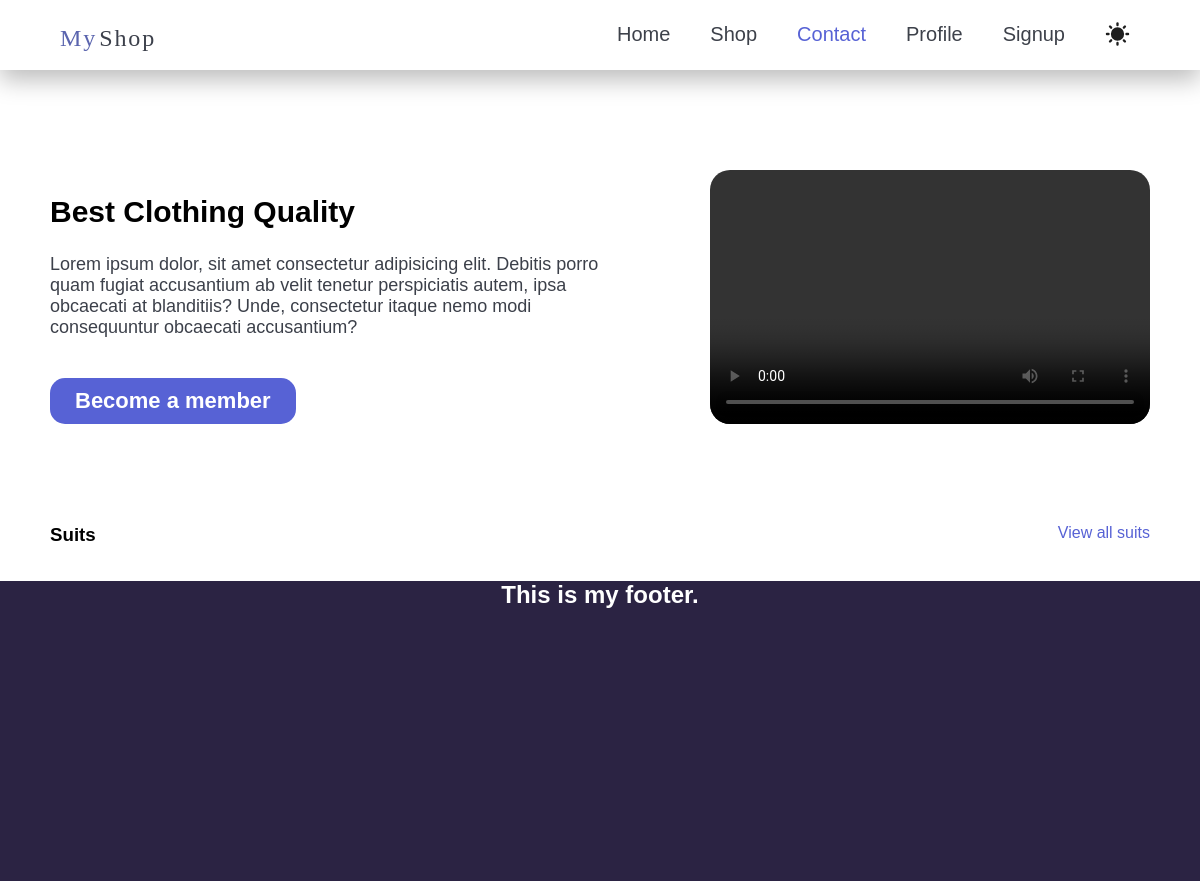
Before: / with the older database file.
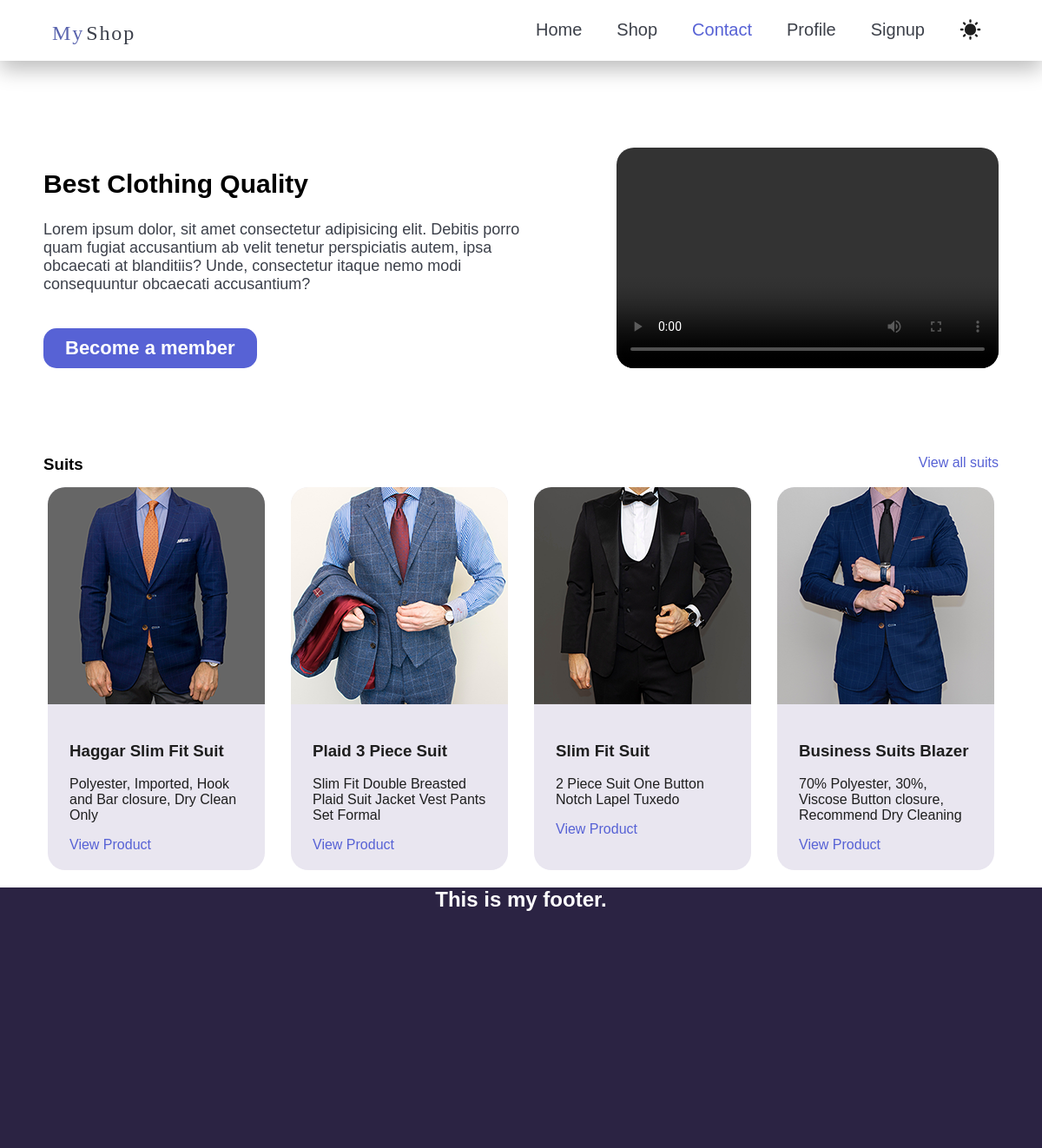
After: the same page with the newer database file.
### products/models.py (models this page shows, shortened)
class Product(models.Model):
    title = models.CharField(max_length=50)
    description = models.TextField()
    category = models.CharField(max_length=50)
    image = models.ImageField(blank=True, upload_to='product-img')  # upload_to='product-img' This location only for this Model
    brand = models.CharField(max_length=50, null=True)
    price = models.PositiveIntegerField()

### products/views.py (the view)
# urls.py: 2. Add a URL to urlpatterns:  path('', views.home, name='home')
def home(request):
    user = "Tahira"
    product_numb = 4
    products = Product.objects.all()  # Product models load
    return render(request, "products/home.html",{
        "name":user,
        "product_numb":product_numb,
        "products":products,
    })

### products/templates/products/home.html (shortened to what this page needs)
{% extends "base.html" %}
{% load static %}
{% block css %}{% static "products/style.css" %}{% endblock %}
{% block body %}
    {% include "snippets/header.html" %}
    <section id="intro">
        <div style="width: 50%;">
            <h1>Best Clothing Quality</h1>
            <p>Lorem ipsum dolor, sit amet consectetur adipisicing elit. Debitis porro quam fugiat accusantium ab velit tenetur perspiciatis autem, ipsa obcaecati at blanditiis? Unde, consectetur itaque nemo modi consequuntur obcaecati accusantium?</p>
            <a onclick="hideNav()">Become a member</a>
        </div>
        <video controls>
            <source src="video/intro-video.mp4">
        </video>
    </section>
    <div class="product-nav">
        <h3>Suits</h3>
        <a href="{% url "pro_cat" "suits" %}">View all suits</a>
    </div>
    <main id="products-intro">
        {% for product in products %}
        <div class="product-card">
            <img src="{{product.image.url}}" class="product-img">
            <div style="padding:20px 25px">
                <h3>{{product.title}}</h3>
                <p>{{product.description}}</p>
                <a href="">View Product</a>
            </div>
        </div>
        {% endfor %}
    </main>
    <footer>
        <h2>This is my footer.</h2>
    </footer>
{% endblock %}

### templates/base.html (shortened to what this page needs)
{% load static %}
<!DOCTYPE html>
<html lang="en">
<head>
    <Link rel="stylesheet" href="{% block css %}{% endblock %}">
</head>
<body>
    {%block body %}{%endblock%}
</body>
</html>

### templates/snippets/header.html (shortened to what this page needs)
<header>{% load static %}
    <img src="{% static "img/brand-logo.svg" %}" width="100" alt="myshop logo">
    <nav class="main-nav">
        <a href="{% url "Home" %}">Home</a>
        <a href="shop.html">Shop</a>
        <a href="contact.html" id="selected">Contact</a>
        <a href="profile.html">Profile</a>
        <a href="{% url "Signup" %}">Signup</a>
    </nav>
</header>

### products/static/products/style.css (style rules this page uses)
body { font-family: Arial, Helvetica, sans-serif; margin: 0; }
header { display: flex; padding: 0 5%; justify-content: space-between; background-color: white; box-shadow: 0px 10px 25px #00000043; height: 70px; }
header img { padding-top: 12px; }
.main-nav { padding: 10px; display: flex; column-gap: 40px; padding-top: 18px; }
.main-nav a { font-size: 20px; color: #3d414a; text-decoration: none; transition-duration: 0.3s; padding-top: 5px; }
#selected { color: #5762D5; }
#sun-icon { transform: translateY(-5px); }
#intro { display: flex; width: 1100px; margin: 100px auto; justify-content: space-between; }
#intro h1 { font-size: 30px; }
#intro p { font-size: 18px; margin-bottom: 40px; color: #3C404A; }
#intro a { background-color: #5762D5; color: white; padding: 10px 25px; font-size: 22px; font-weight: bold; border-radius: 15px; transition-duration: 0.3s; display: block; width: fit-content; animation: slide-up 1s; }
video { width: 40%; border-radius: 20px; }
.product-nav { display: flex; justify-content:space-between; width: 1100px; margin: 15px auto; }
.product-nav h3 { margin: 0; }
.product-nav a, main a { color: #5762D5; text-decoration: none; transition-duration: 0.3s; }
#products-intro { display: flex; flex-wrap: wrap; justify-content: center; width: 1100px; margin: auto; gap: 30px 30px; }
.product-card { background-color: #e9e6f0; color: #1E1E1E; border-radius: 20px; width: 250px; }
.product-img { border-radius: 20px 20px 0 0; transition-duration: 0.3s; }
footer { background-color: #2B2343; height: 300px; width: 100%; color: white; text-align: center; }

Changed rows visible on the page:
added Product: image (picture), title "Haggar Slim Fit Suit", description "Polyester, Imported, Hook and Bar closure, Dry Clean Only"
added Product: image (picture), title "Plaid 3 Piece Suit", description "Slim Fit Double Breasted Plaid Suit Jacket Vest Pants Set Formal"
added Product: image (picture), title "Slim Fit Suit", description "2 Piece Suit One Button Notch Lapel Tuxedo"
added Product: image (picture), title "Business Suits Blazer", description "70% Polyester, 30%, Viscose Button closure, Recommend Dry Cleaning"
